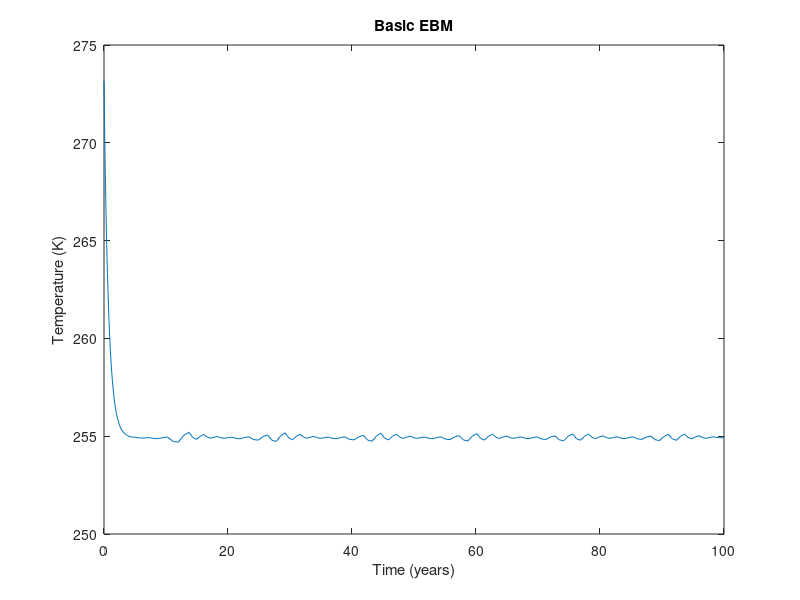
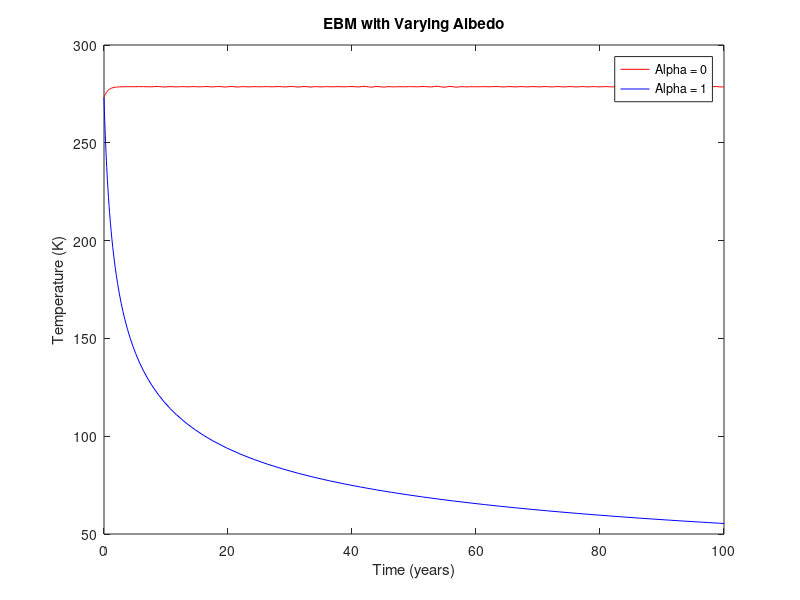
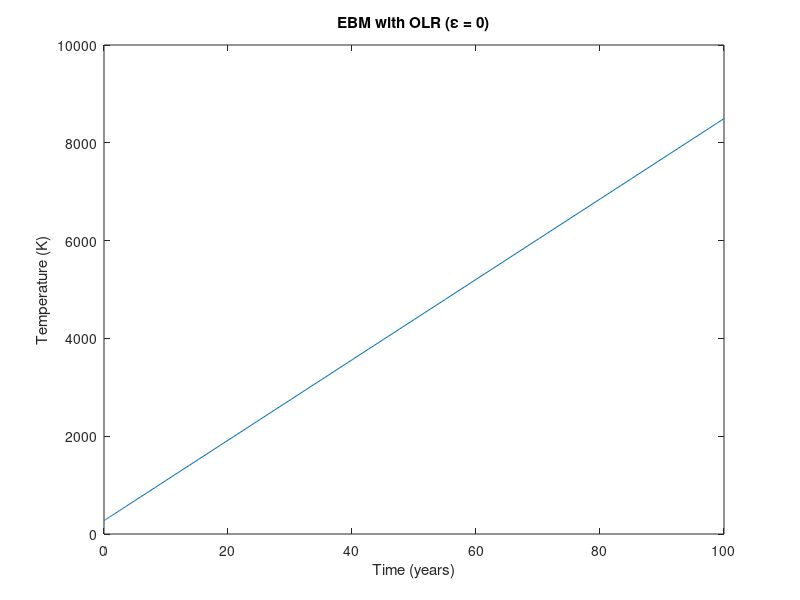
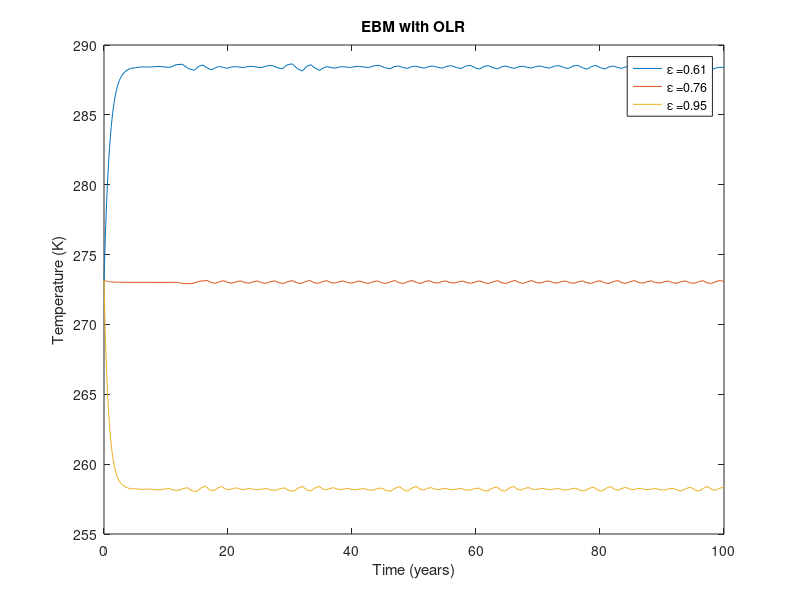

MATLAB code for these plots, in order:
% Global Temperature Modeling (INFO-F305)
% This script contains models for simulating the global average temperature.


% Define constants and initial conditions
R = 2.912; % Heat capacity (W-yr/m^2/K)
Q = 342;   % Average global solar radiation (W/m^2)
alpha = 0.3; % Albedo of the planet
sigma = 5.67e-8; % Stefan-Boltzmann constant (W/m^2/K^4)
T0 = 273.15; % Starting from freezing point of water
tspan = [0, 100]; % Simulate for 100 years

% Solve and plot for basic EBM
[t, T] = ode45(@(t, T) (Q * (1 - alpha) - sigma * T^4) / R, tspan, T0);
plot(t, T);
title('Basic EBM');
xlabel('Time (years)');
ylabel('Temperature (K)');

% Solve and plot for varying albedo
tspan = [0, 100]; % Simulate for 1000 years
alpha1 = 0;
alpha2 = 1;
[t1, T1] = ode45(@(t, T) (Q * (1 - alpha1) - sigma * T^4) / R, tspan, T0);
[t2, T2] = ode45(@(t, T) (Q * (1 - alpha2) - sigma * T^4) / R, tspan, T0);
figure; % Open a new figure window
plot(t1, T1, 'r', t2, T2, 'b');
title('EBM with Varying Albedo');
xlabel('Time (years)');
ylabel('Temperature (K)');
legend('Alpha = 0', 'Alpha = 1');

% EBM with OLR (epsilon = 0)
epsilon = 0.00; % Emissivity factor
[t3, T3] = ode45(@(t, T) (Q * (1 - alpha) - epsilon * sigma * T^4) / R, tspan, T0);
figure; % Open a new figure window
plot(t3, T3);
title('EBM with OLR (ε = 0)');
xlabel('Time (years)');
ylabel('Temperature (K)');

% EBM with OLR (different epsilon)
figure; % Open a new figure window

epsilons = [0.61, 0.76, 0.95];
legends = cell(1, 3);
for i = 1:length(epsilons)
    e = epsilons(i);
    [t, T] = ode45(@(t, T) (Q * (1 - alpha) - e * sigma * T^4) / R, tspan, T0);
    legends{i} = ['ε =', num2str(e)];
    plot(t, T);
    hold on;
end
hold off;

title('EBM with OLR');
legend(legends);
xlabel('Time (years)');
ylabel('Temperature (K)');


% OLR depending on Temperature in Celsius
T0 = 0; % Temperature in Celsius
R = 2.912; % Heat capacity (W-yr/m^2/K)
A = 202; % Constant in W/m^2
B = 1.90; % Constant in W/m^2/°C

% Temperature conversion is not needed for constants A and B as they are already for °C.
% However, the temperature T in the equation must be converted from Kelvin to Celsius.
[t4, T4] = ode45(@(t, T) (Q * (1 - alpha) - (A + B * T)) / R, tspan, T0);
figure; % Open a new figure window
plot(t4, T4);
title('EBM with Temperature-Dependent OLR (in Celsius)');
xlabel('Time (years)');
ylabel('Temperature (C)');



% Albedo depending on Temperature
T0 = 14.84; % Temperature in Celsius
alpha_temp = @(T) 0.5 + 0.2 * tanh(0.1 * (265 - T));

[t5, T5] = ode45(@(t, T) (Q * (1 - alpha_temp(T)) - epsilon * sigma * T^4) / R, tspan, T0);
figure; % Open a new figure window
plot(t5, T5);
title('EBM with Temperature-Dependent Albedo');
xlabel('Time (years)');
ylabel('Temperature (C)');
